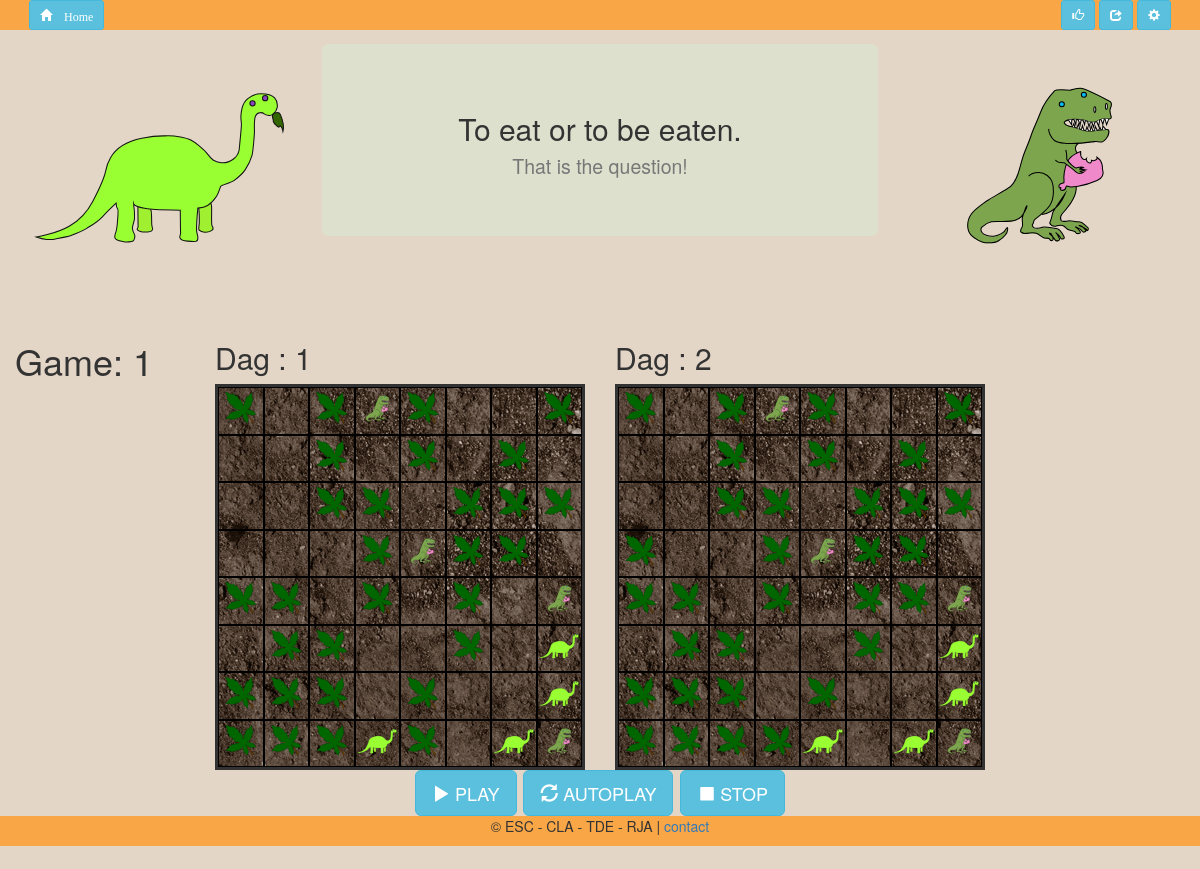
Page /index.php?game=1 on the committed database.
### tables this page shows
CREATE TABLE IF NOT EXISTS `games` (
`id` int(11) NOT NULL,
  `grootte` int(11) NOT NULL,
  `dag` int(11) NOT NULL DEFAULT '0'
);

CREATE TABLE IF NOT EXISTS `soort` (
  `id` int(11) NOT NULL,
  `soort` varchar(20) NOT NULL,
  `image` varchar(20) NOT NULL
);

### data/gameDAO.php (called while the page is built, shortened)
<?php
require_once("entities/game.class.php");
class GameDAO
  {
  public static function getAllGames()
  {
    $sql = "select * from games";
    $dbh = new PDO(DBConfig::$DB_CONNSTRING, DBConfig::$DB_USERNAME, DBConfig::$DB_PASSWORD);
    $result = $dbh->query($sql);
    $arrGames = array();
    foreach ($result as $r)
      {
      $game = new Game($r['id'], $r["grootte"], $r["dag"]);
      array_push($arrGames, $game);
      }
    return $arrGames;
  }
  public static function getGameFromId($id)
  {
    $sql = "select * from games where id=".$id;
    $dbh = new PDO(DBConfig::$DB_CONNSTRING, DBConfig::$DB_USERNAME, DBConfig::$DB_PASSWORD);
    $result = $dbh->query($sql);
    foreach ($result as $r)
      {
      $game = new Game($r['id'], $r["grootte"], $r["dag"]);
      }
    if (isset($game)) {
        return $game;
    }
  }
  }

### business/gameservice.php (called while the page is built, shortened)
<?php
require_once("data/gameDAO.php");
require_once("data/organismeDAO.php");
require_once("organismeservice.php");
class gameService
  {
  public static function getAllGames()
  {
    $arrGames = GameDAO::getAllGames();
    return $arrGames;
  }
  public static function nextStep($arrPrevStep)
  {
    $game = GameDAO::getGameFromId($arrPrevStep[0]->gameid);
    $grootte = $game->grootte;
    $arrNextStep = array();
    $arrVerwijderd = array();
    $arrPrevStep = gameService::sortArray($arrPrevStep);
    foreach ($arrPrevStep as $prevOrganisme)
      {
      if (!in_array($prevOrganisme, $arrVerwijderd))
      {
        $prevOrganismeRechts = organismeservice::checkPositionInArray($prevOrganisme->kolom + 1, $prevOrganisme->rij, $arrPrevStep);
        if ($prevOrganismeRechts == false && $prevOrganisme->soort > 1)
        {
          if ($prevOrganisme->kolom == $grootte)
          {
            $nextOrganisme = new Organisme($prevOrganisme->id, $prevOrganisme->soort, $prevOrganisme->kracht, $prevOrganisme->kolom, $prevOrganisme->rij, $prevOrganisme->gameid);
          }
        }
        if ($prevOrganismeRechts != false && $prevOrganisme->soort > 1)
        {
          if ($prevOrganisme->soort == ($prevOrganismeRechts->soort + 1))
          {
            array_push($arrVerwijderd, $prevOrganismeRechts);
            $nextOrganisme = new Organisme($prevOrganisme->id, $prevOrganisme->soort, $prevOrganisme->kracht + 1, $prevOrganisme->kolom + 1, $prevOrganisme->rij, $prevOrganisme->gameid);
          }
          if ($prevOrganisme->soort < $prevOrganismeRechts->soort || $prevOrganisme->soort > $prevOrganismeRechts->soort + 1)
          {
            $nextOrganisme = new Organisme($prevOrganisme->id, $prevOrganisme->soort, $prevOrganisme->kracht, $prevOrganisme->kolom, $prevOrganisme->rij, $prevOrganisme->gameid);
          }
        }
        if ($prevOrganisme->soort == 1)
        {
          $nextOrganisme = new Organisme($prevOrganisme->id, $prevOrganisme->soort, $prevOrganisme->kracht, $prevOrganisme->kolom, $prevOrganisme->rij, $prevOrganisme->gameid);
        }
        if (count($arrNextStep) < ($grootte * $grootte))
        {
          array_push($arrNextStep, $nextOrganisme);
        }
      }
      }
    if (count($arrNextStep) < ($grootte * $grootte))
    {
      $arrNextStep = gameService::addToArray(1, $arrNextStep, rand(2, 3), $grootte, $game->id);
    }
    return $arrNextStep;
  }
  public static function sortArray($array)
  {
    $games = gameService::getAllGames();
    foreach ($games as $game)
      {
      if ($game->id == $array[0]->gameid)
      {
        $grootte = $game->grootte;
      }
      }
    $arrNew = array();
    for ($i = 1; $i <= $grootte; $i++)
      {
      for ($j = 1; $j <= $grootte; $j++)
        {
        $org = organismeservice::checkPositionInArray($j, $i, $array);
        if ($org != null)
        {
          array_push($arrNew, $org);
        }
        }
      }
    return $arrNew;
  }
  public static function addToArray($soort, $array, $aantal, $grootte, $gameid)
  {
    for ($i = 1; $i <= $aantal; $i++)
      {
      do
        {
        $kolom = rand(1, $grootte);
        $rij = rand(1, $grootte);
        $check = organismeservice::checkPositionInArray($kolom, $rij, $array);
        } while ($check != false);
      $organisme = new Organisme(0, $soort, 1, $kolom, $rij, $gameid);
      array_push($array, $organisme);
      }
    return $array;
  }
  }

### data/organismeDAO.php (called while the page is built, shortened)
<?php
require_once("entities/organisme.class.php");
class OrganismeDAO
  {
  public static function getAllOrganismen($gameid)
  {
    $sql = "select * from organismen where gameid=" . $gameid;
    $dbh = new PDO(DBConfig::$DB_CONNSTRING, DBConfig::$DB_USERNAME, DBConfig::$DB_PASSWORD);
    $result = $dbh->query($sql);
    $arrOrganismen = array();
    foreach ($result as $r)
      {
      $organisme = new Organisme($r['id'], $r['soort'], $r['kracht'], $r['kolom'], $r['rij'], $r['gameid']);
      array_push($arrOrganismen, $organisme);
      }
    return $arrOrganismen;
  }
  }
?>

### business/organismeservice.php (called while the page is built, shortened)
<?php
require_once("data/organismeDAO.php");
class organismeservice
  {
  public static function checkPositionInArray($kol, $rij, $gamearray)
  {
    foreach ($gamearray as $org)
      {
      if (($org->kolom == $kol) && ($org->rij == $rij))
      {
        return $org;
      }
      }
    return false;
  }
  public static function getAllOrganismen($gameid)
  {
    $arrOrganismen = OrganismeDAO::getAllOrganismen($gameid);
    return $arrOrganismen;
  }
  }

### entities/game.class.php (called while the page is built, shortened)
<?php
class Game
  {
  public function setId($id)
  {
    $this->id = $id;
    return $this;
  }
  public function setGrootte($grootte)
  {
    return $this;
  }
  public function setDag($dag)
  {
    $this->dag = $dag;
    return $this;
  }
  }

### entities/organisme.class.php (called while the page is built, shortened)
<?php
class Organisme
  {
  public function setKolom($kolom)
  {
    $this->kolom = intval($kolom);
    return $this;
  }
  public function setRij($rij)
  {
    $this->rij = intval($rij);
    return $this;
  }
  }
?>

### data/soortDAO.php (called while the page is built, shortened)
<?php
require_once("entities/soort.class.php");
class SoortDAO {
  public static function getAllSoorten() {
    $sql = "select * from soort";
    $dbh = new PDO(DBConfig::$DB_CONNSTRING, DBConfig::$DB_USERNAME, DBConfig::$DB_PASSWORD);
    $result = $dbh->query($sql);
    $arrSoorten = array();
    foreach ($result as $r) {
      $soort = new Soort($r['id'], $r["soort"], $r["image"]);
      array_push($arrSoorten, $soort);
    }
    return $arrSoorten;
  }
}

### business/soortservice.php (called while the page is built, shortened)
<?php
require_once("data/soortDAO.php");
class soortService {
    public static function getAllSoorten() {
        $arrSoorten = SoortDAO::getAllSoorten();
        return $arrSoorten;
    }
}
?>

### entities/soort.class.php (called while the page is built, shortened)
<?php
class Soort
  {
  public function setId($id)
  {
    return $this;
  }
  public function setSoort($soort)
  {
    $this->soort = $soort;
    return $this;
  }
  public function setImage($image)
  {
    $this->image = $image;
    return $this;
  }
  }

### business/rasterservice.php (the view)
<?php
class rasterservice
  {
  public static function makeRaster($array, $grootte)
  {
    $arrSoorten = soortService::getAllSoorten();
    print ("<div class='matrix grootte".$grootte." clearFix'>");
    for ($rij = 1; $rij <= $grootte; $rij++)
      {
      for ($kol = 1; $kol <= $grootte; $kol++)
        {
        $bln = organismeservice::checkPositionInArray($kol, $rij, $array);
        if ($bln == null)
        {
          print "<div class='cell'><div class='innercell'></div></div>";
        }
        if ($bln != null)
        {
          foreach($arrSoorten as $soort)
            {
              $posSoort = $bln->soort;
              if($soort->id == $posSoort)
              {
                $imgsrc = $soort->image;
                $imgtitle = $soort->soort;
              }
              if ($posSoort=="1") { $kracht = ""; } else { $kracht = "Kracht:".$bln->kracht; }
            }
           print "<div class='cell'><div class='innercell'><img src='".$imgsrc."' alt='".$imgtitle."'><span class='tooltip'><strong>ID : ".$bln->id."</strong> ".$imgtitle." ".$kracht."</span></div></div>";
        }
        }
      }
  print ("</div>");
}
  }

### presentation/game.php (shortened to what this page needs)
<!DOCTYPE html>
<html>
  <head>
    <?php
    $autoplay = "nextstep=true&autoplay=refresh";
    $autoplaybutton = "refresh";
    $game = GameDAO::getGameFromId($_GET["game"]);
    $grootte = $game->grootte;
    $dag = $game->dag;
    $arrPrev = $arrGameOrganismen;
    $nextday = true;
?>
    <link rel="stylesheet" type="text/css" href="css/matrix.css"  />
  </head>
  <body>
    <?php include('presentation/locked/header.php') ?>
    <?php include('presentation/locked/jumbotron.php') ?>
    <section>
      <div class="container-fluid">
        <div class="row">
          <div class="col-md-2">
             <h1>Game: <?php print $_GET["game"]; ?></h1>
         </div>
          <div class="col-md-4">
            <?php
            print ("<h2>Dag : ".$dag."</h2>");
            rasterservice::makeRaster($arrPrev, $grootte);
            ?>
          </div>
          <div class="col-md-4">
            <?php
            if ($nextday) {
                $dag = $dag+1;
                print ("<h2>Dag : ".$dag."</h2>");
                $arrNext = gameService::nextStep($arrPrev);
                rasterservice::makeRaster($arrNext, $grootte);
            }
            ?>
          </div>
          <div class="col-md-2">
          </div>
        </div>
      </div>
    </section>
    <section>
      <div class="container-fluid">
        <div class="row">
          <div class="col-md-4">
          </div>
          <div class="col-md-4 text-center">
<?php if ($nextday) { ?>
            <a href="index.php?game=<?php print $game->id ?>&nextstep=true" class="btn btn-info btn-lg pull-left">
              <span class="glyphicon glyphicon-play"></span> PLAY
            </a>
            <a href="index.php?game=<?php print $game->id."&".$autoplay; ?>" class="btn btn-info btn-lg">
              <span class="glyphicon glyphicon-<?php print $autoplaybutton; ?>"></span> AUTOPLAY
            </a>
<?php } ?>
              <a href="index.php?deletegame=<?php print $game->id ?>" class="btn btn-info btn-lg pull-right" onclick="return confirm('Game <?php print($_GET["game"]); ?> verwijderen?');">
              <span class="glyphicon glyphicon-stop"></span> STOP
            </a>
          </div>
          <div class="col-md-4">
          </div>
        </div>
      </div>
    </section>
    <?php include("presentation/locked/footer.php") ?>
  </body>
</html>

### css/matrix.css (style rules this page uses)
.grootte8 .cell { width: calc(100%/8); padding-bottom: calc(100%/8); }
.cell { border-style: solid; border-color: black; box-sizing: border-box; border-width: 1px; float: left; position: relative; }
.innercell { position: absolute; height: 100%; width: 100%; background-repeat: no-repeat; background-size: contain; background-position: center; color: white; font-weight: bold; text-align: right; }
.matrix { background-color: black; border-style: solid; box-sizing: border-box; width: 100%; background-image: url("../img/dirt.jpg"); }
.clearFix:before, .clearFix:after { content:""; display:table; }
.clearFix:after { clear:both; }

### css/stylesheet.css (style rules this page uses)
body { background-color:#E3D6C6; }
section>.container-fluid { background-color:#E3D6C6; }

### rows in the picture
games: dag "1"
soort: image+soort (picture)
soort: image+soort (picture)
soort: image+soort (picture)

### other values in the picture
$_GET["game"] "1"
$dag "2"
